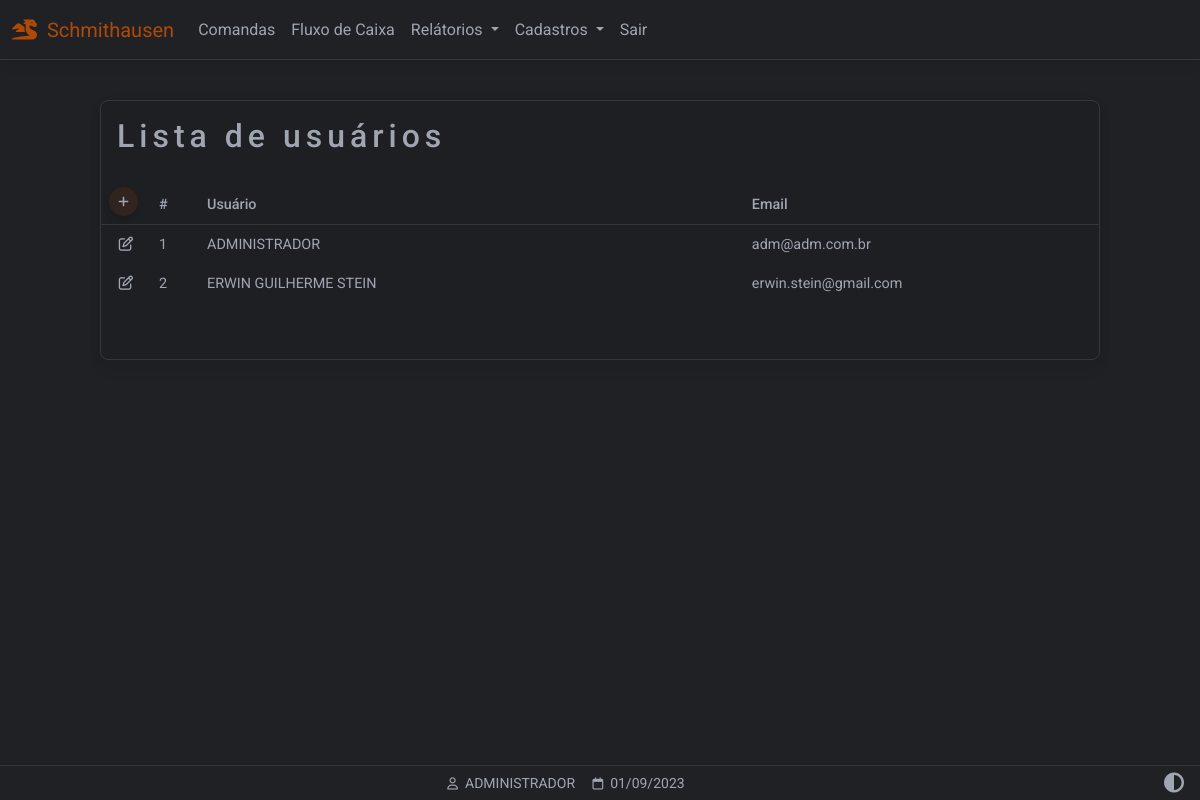
Before: /usuarios (signed in) with the older database file.
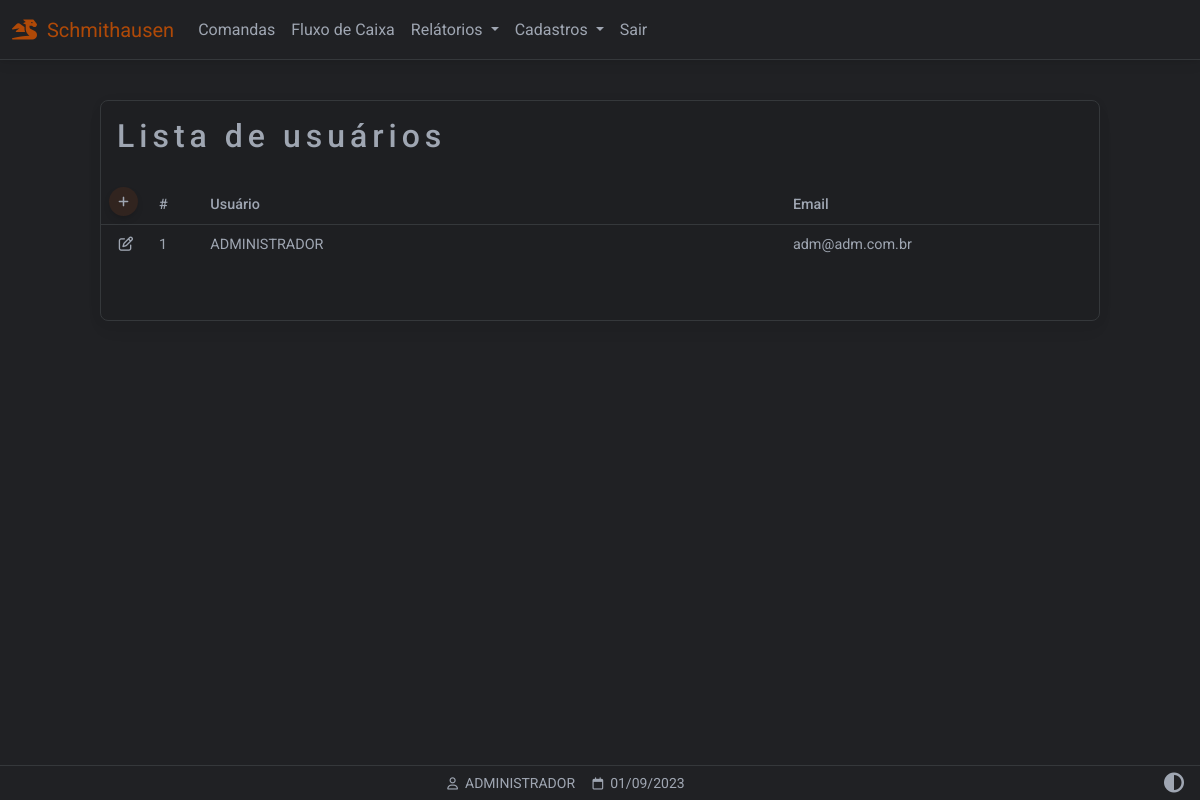
After: the same page with the newer database file.
### website/models.py (models this page shows)
class User(db.Model, UserMixin):
    id = db.Column(db.Integer, primary_key=True)
    email = db.Column(db.String(150), unique=True)
    password = db.Column(db.String(150))
    first_name = db.Column(db.String(150))
    user = db.relationship('Produto',backref='produto')

### website/views.py (the view)
@views.route('/usuarios', methods=['GET','POST'])
@login_required
def usuarios():
    users = []
    rows = User.query.all()
    for r in rows:
        users.append(r)
    return render_template("usuarios_listar.html", user=current_user, data=data, users=users)

### website/__init__.py (called while the page is built)
def create_app():
    app = Flask(__name__)
    app.config['SECRET_KEY'] = 'hjshjhdjah kjshkjdhjs'
    app.config['SQLALCHEMY_DATABASE_URI'] = f'sqlite:///{DB_NAME}'
    app.config["TEMPLATES_AUTO_RELOAD"] = True
    db.init_app(app)
    from .views import views
    from .auth import auth
    app.register_blueprint(views, url_prefix='/')
    app.register_blueprint(auth, url_prefix='/')
    from .models import User, Cliente, Produto
    with app.app_context():
        db.create_all()
    login_manager = LoginManager()
    login_manager.login_view = 'auth.login'
    login_manager.login_message = u"FAVOR EFETUAR LOGIN!"
    login_manager.init_app(app)
    @login_manager.user_loader
    def load_user(id):
        return User.query.get(int(id))
    return app

### website/templates/usuarios_listar.html (shortened to what this page needs)
{% extends "base.html" %}
{% block content %}
<div class="container-fluid" style="min-height:100dvh;padding-top:100px">
  <div class="table-responsive w-100 card myTheme-900 larg-max m-auto" style="padding-bottom: 40px">
    <table class="table table-borderless table-sm myTheme-900 ">
      <thead>
        <tr>
          <h2 class="p-3 ">Lista de usuários</h2>
        </tr>
        <tr>
          <th class="text-nowrap" scope="col">
            <a href="/usuarios_cadastrar" class="p-2 btn btn-sm btn-floating btn-add">
              <i class="fa-solid fa-plus"></i>
            </a>
          </th>
          <th class="text-nowrap" scope="col">#</th>
          <th class="text-nowrap" scope="col" style="min-width: 280px;">Usuário</th>
          <th class="text-nowrap" scope="col">Email</th>
          <th class="text-nowrap" scope="col"></th>
        </tr>
      </thead>
      <tbody>
        {% for us in users %}
        <tr>
          <td scope="row" class="text-center text-nowrap" style="width: 50px">
            <a class="" role="button" href="/usuarios_atualizar/{{ us.id }}">
              <i class="fa-regular fa-pen-to-square ms-2 me-2"></i></a>
          </td>
          <td scope="row" class="text-nowrap">{{ us.id }}</td>
          <td scope="row" class="text-nowrap">{{ us.first_name | upper }}</td>
          <td scope="row" class="text-nowrap">{{ us.email }}</td>
          <td>
          </td>
        </tr>
        {% endfor %}
      </tbody>
    </table>
  </div>
</div>
{% endblock %}
{% block titlefooter %}
<span>
  &nbsp;{{ user.first_name.split()[0] | upper }}
  <span>
    &nbsp;{{ data.strftime('%d/%m/%Y') }}
  </span>
  {% endblock %}

Changed rows visible on the page:
removed User: id "2", first_name "ERWIN GUILHERME STEIN", email "erwin.stein@gmail.com"
